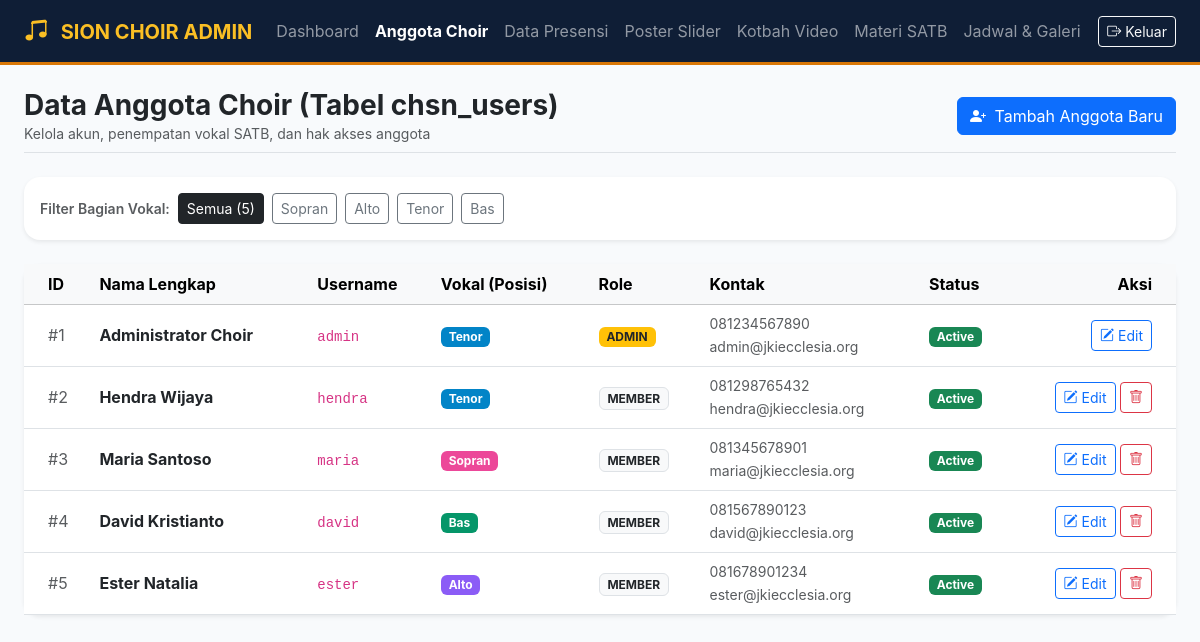
Page /users.php (signed in) on the committed database.
### tables this page shows
CREATE TABLE IF NOT EXISTS `chsn_users` (
  `id` INT(11) NOT NULL AUTO_INCREMENT,
  `username` VARCHAR(50) NOT NULL,
  `password` VARCHAR(255) NOT NULL,
  `nama_lengkap` VARCHAR(100) NOT NULL,
  `email` VARCHAR(100) DEFAULT NULL,
  `no_hp` VARCHAR(20) DEFAULT NULL,
  `posisi` ENUM('Sopran','Alto','Tenor','Bas') DEFAULT NULL,
  `role` ENUM('member','admin') DEFAULT 'member',
  `foto` VARCHAR(255) DEFAULT NULL,
  `status` ENUM('active','inactive') DEFAULT 'active',
  `created_at` TIMESTAMP DEFAULT CURRENT_TIMESTAMP,
  `updated_at` TIMESTAMP DEFAULT CURRENT_TIMESTAMP ON UPDATE CURRENT_TIMESTAMP,
  PRIMARY KEY (`id`),
  UNIQUE KEY `idx_chsn_username` (`username`)
);

### users.php (the view, shortened to what this page needs)
<?php
require_once 'config.php';
$filter_posisi = $_GET['posisi'] ?? '';
$sql = "SELECT * FROM chsn_users WHERE 1=1";
$params = [];
$sql .= " ORDER BY id ASC";
$stmtUsers = $pdo->prepare($sql);
$stmtUsers->execute($params);
$users = $stmtUsers->fetchAll();
?>
<!DOCTYPE html>
<html lang="id">
<head>
    <link href="https://cdn.jsdelivr.net/npm/bootstrap@5.3.3/dist/css/bootstrap.min.css" rel="stylesheet">
    <link rel="stylesheet" href="https://cdn.jsdelivr.net/npm/bootstrap-icons@1.11.3/font/bootstrap-icons.min.css">
</head>
<body>
<nav class="navbar navbar-expand-lg navbar-dark navbar-choir sticky-top py-2">
    <div class="container-fluid px-4">
        <a class="navbar-brand fw-bold" href="dashboard.php" style="color: #FBBF24;">
            <i class="bi bi-music-note-beamed fs-4 me-2"></i> SION CHOIR ADMIN
        </a>
        <div class="collapse navbar-collapse">
            <ul class="navbar-nav me-auto">
                <li class="nav-item"><a class="nav-link" href="dashboard.php">Dashboard</a></li>
                <li class="nav-item"><a class="nav-link active fw-bold" href="users.php">Anggota Choir</a></li>
                <li class="nav-item"><a class="nav-link" href="absensi.php">Data Presensi</a></li>
                <li class="nav-item"><a class="nav-link" href="posters.php">Poster Slider</a></li>
                <li class="nav-item"><a class="nav-link" href="kotbah.php">Kotbah Video</a></li>
                <li class="nav-item"><a class="nav-link" href="materi.php">Materi SATB</a></li>
                <li class="nav-item"><a class="nav-link" href="jadwal.php">Jadwal & Galeri</a></li>
            </ul>
            <a href="logout.php" class="btn btn-sm btn-outline-light"><i class="bi bi-box-arrow-right"></i> Keluar</a>
        </div>
    </div>
</nav>
<div class="container-fluid px-4 py-4">
    <div class="d-flex justify-content-between align-items-center mb-4 pb-2 border-bottom">
        <div>
            <h3 class="fw-bold mb-0 text-dark">Data Anggota Choir (Tabel chsn_users)</h3>
            <p class="text-muted small mb-0">Kelola akun, penempatan vokal SATB, dan hak akses anggota</p>
        </div>
        <button class="btn btn-primary" data-bs-toggle="modal" data-bs-target="#modalTambah">
            <i class="bi bi-person-plus-fill me-1"></i> Tambah Anggota Baru
        </button>
    </div>
    <div class="card border-0 shadow-sm rounded-4 mb-4">
        <div class="card-body p-3">
            <div class="d-flex align-items-center gap-2">
                <span class="fw-semibold small text-muted">Filter Bagian Vokal:</span>
                <a href="users.php" class="btn btn-sm <?= empty($filter_posisi) ? 'btn-dark' : 'btn-outline-secondary' ?>">Semua (<?= count($users) ?>)</a>
                <a href="users.php?posisi=Sopran" class="btn btn-sm <?= $filter_posisi == 'Sopran' ? 'btn-dark' : 'btn-outline-secondary' ?>">Sopran</a>
                <a href="users.php?posisi=Alto" class="btn btn-sm <?= $filter_posisi == 'Alto' ? 'btn-dark' : 'btn-outline-secondary' ?>">Alto</a>
                <a href="users.php?posisi=Tenor" class="btn btn-sm <?= $filter_posisi == 'Tenor' ? 'btn-dark' : 'btn-outline-secondary' ?>">Tenor</a>
                <a href="users.php?posisi=Bas" class="btn btn-sm <?= $filter_posisi == 'Bas' ? 'btn-dark' : 'btn-outline-secondary' ?>">Bas</a>
            </div>
        </div>
    </div>
    <div class="card border-0 shadow-sm rounded-4">
        <div class="card-body p-0">
            <div class="table-responsive">
                <table class="table table-hover align-middle mb-0">
                    <thead class="table-light">
                        <tr>
                            <th class="ps-4">ID</th>
                            <th>Nama Lengkap</th>
                            <th>Username</th>
                            <th>Vokal (Posisi)</th>
                            <th>Role</th>
                            <th>Kontak</th>
                            <th>Status</th>
                            <th class="text-end pe-4">Aksi</th>
                        </tr>
                    </thead>
                    <tbody>
                        <?php foreach ($users as $u): ?>
                            <tr>
                                <td class="ps-4 text-muted">#<?= $u['id'] ?></td>
                                <td class="fw-bold text-dark">
                                    <?= htmlspecialchars($u['nama_lengkap']) ?>
                                </td>
                                <td><code><?= htmlspecialchars($u['username']) ?></code></td>
                                <td>
                                    <span class="badge badge-<?= strtolower($u['posisi']) ?>">
                                        <?= htmlspecialchars($u['posisi']) ?>
                                    </span>
                                </td>
                                <td>
                                    <span class="badge <?= $u['role'] == 'admin' ? 'bg-warning text-dark' : 'bg-light text-dark border' ?>">
                                        <?= strtoupper($u['role']) ?>
                                    </span>
                                </td>
                                <td>
                                    <small class="d-block text-muted"><?= htmlspecialchars($u['no_hp'] ?: '-') ?></small>
                                    <small class="text-muted"><?= htmlspecialchars($u['email'] ?: '-') ?></small>
                                </td>
                                <td>
                                    <span class="badge <?= $u['status'] == 'active' ? 'bg-success' : 'bg-secondary' ?>">
                                        <?= ucfirst($u['status']) ?>
                                    </span>
                                </td>
                                <td class="text-end pe-4">
                                    <button class="btn btn-sm btn-outline-primary" data-bs-toggle="modal" data-bs-target="#modalEdit<?= $u['id'] ?>">
                                        <i class="bi bi-pencil-square"></i> Edit
                                    </button>
                                    <?php if ($u['id'] != $_SESSION['user_id']): ?>
                                        <a href="users.php?delete=<?= $u['id'] ?>" class="btn btn-sm btn-outline-danger" onclick="return confirm('Yakin hapus anggota ini?');">
                                            <i class="bi bi-trash"></i>
                                        </a>
                                    <?php endif; ?>
                                </td>
                            </tr>
                        <?php endforeach; ?>
                    </tbody>
                </table>
            </div>
        </div>
    </div>
</div>
</body>
</html>

### users.php (style rules this page uses)
body { background-color: #F8FAFC; font-family: -apple-system, BlinkMacSystemFont, "Segoe UI", Roboto, sans-serif; }
.navbar-choir { background-color: #0F1E36; border-bottom: 3px solid #D97706; }
.badge-sopran { background-color: #EC4899; color: white; }
.badge-alto { background-color: #8B5CF6; color: white; }
.badge-tenor { background-color: #0284C7; color: white; }
.badge-bas { background-color: #059669; color: white; }

### rows in the picture
chsn_users: id "1", nama_lengkap "Administrator Choir", username "admin", posisi "Tenor", role "ADMIN", no_hp "081234567890", email "admin@jkiecclesia.org", status "Active"
chsn_users: id "2", nama_lengkap "Hendra Wijaya", username "hendra", posisi "Tenor", role "MEMBER", no_hp "081298765432", email "hendra@jkiecclesia.org", status "Active"
chsn_users: id "3", nama_lengkap "Maria Santoso", username "maria", posisi "Sopran", role "MEMBER", no_hp "081345678901", email "maria@jkiecclesia.org", status "Active"
chsn_users: id "4", nama_lengkap "David Kristianto", username "david", posisi "Bas", role "MEMBER", no_hp "081567890123", email "david@jkiecclesia.org", status "Active"
chsn_users: id "5", nama_lengkap "Ester Natalia", username "ester", posisi "Alto", role "MEMBER", no_hp "081678901234", email "ester@jkiecclesia.org", status "Active"

### other values in the picture
count($users) "5"
